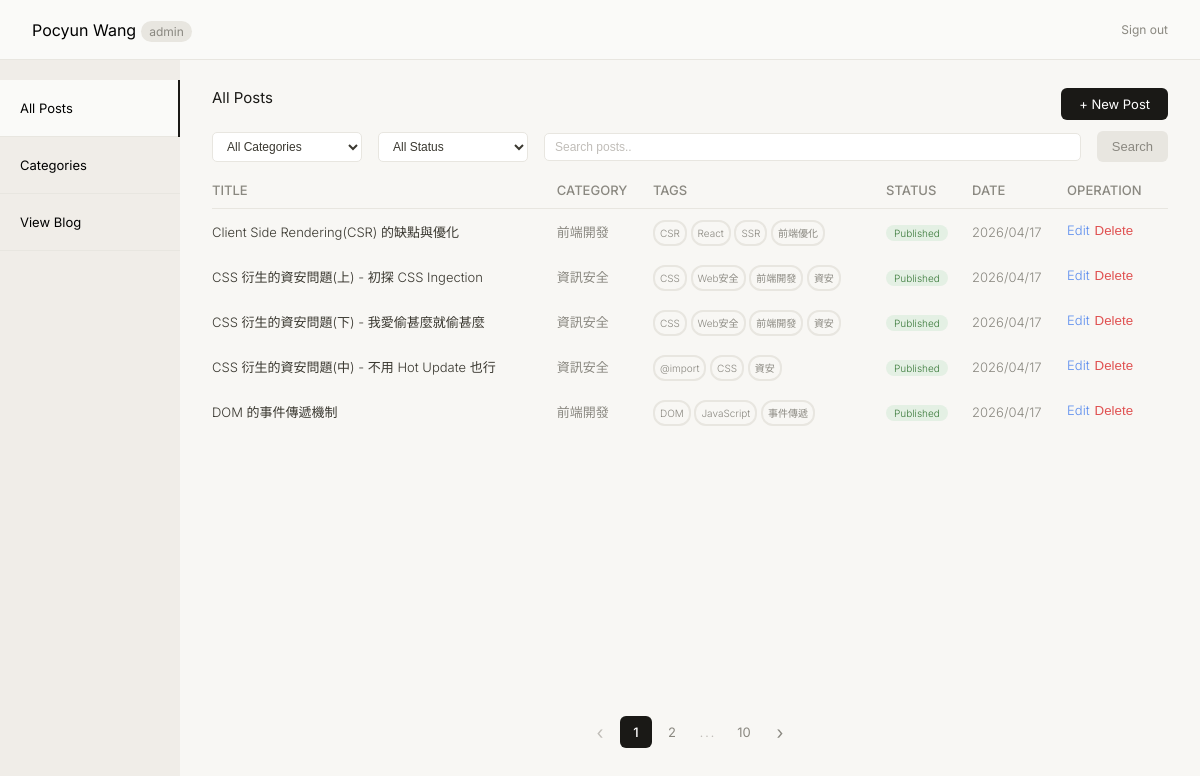
/admin/index.php (signed in), run on the app's committed database.
### tables this page shows
CREATE TABLE `posts` (
  `id` int(11) NOT NULL AUTO_INCREMENT,
  `title` varchar(255) DEFAULT NULL,
  `subTitle` varchar(255) DEFAULT NULL,
  `content` text DEFAULT NULL COMMENT 'Content of the post',
  `user_id` int(11) NOT NULL,
  `category_id` int(11) DEFAULT NULL,
  `status` enum('draft','published') NOT NULL DEFAULT 'draft',
  `cover_image` varchar(255) DEFAULT NULL,
  `selected` tinyint(1) NOT NULL DEFAULT 0,
  `updated_at` datetime DEFAULT current_timestamp() ON UPDATE current_timestamp(),
  `created_at` datetime DEFAULT current_timestamp(),
  PRIMARY KEY (`id`),
  KEY `posts_index_0` (`category_id`),
  KEY `posts_index_1` (`status`),
  KEY `posts_index_2` (`created_at`),
  KEY `posts_index_3` (`user_id`),
  CONSTRAINT `posts_categories` FOREIGN KEY (`category_id`) REFERENCES `categories` (`id`) ON DELETE SET NULL,
  CONSTRAINT `posts_users` FOREIGN KEY (`user_id`) REFERENCES `users` (`id`)
);

CREATE TABLE `categories` (
  `id` int(11) NOT NULL AUTO_INCREMENT,
  `name` varchar(255) NOT NULL,
  PRIMARY KEY (`id`),
  UNIQUE KEY `name` (`name`)
);

### utils.php (called while the page is built, shortened)
<?php
    function executeQuery($conn, $sql, $types, ...$params) {
        $stmt = $conn->prepare($sql);
        $stmt->bind_param($types, ...$params);
        if (!$stmt->execute()) return null;
        return $stmt->get_result();
    }
    function getValue($arr, $key) {
        return trim($arr[$key] ?? '');
    }
    function escape($str) {
        return htmlspecialchars($str, ENT_QUOTES);
    }
?>

### admin/index.php (the view, shortened to what this page needs)
<?php
  require_once('../conn.php');
  require_once('../utils.php');
  $active = 'All Posts';
  $currentPage = (int)($_GET['page'] ?? 1);
  $currentPage = max(1, $currentPage);
  $perPage = 5;
  $sql = "SELECT count(id) as count FROM posts";
  $categoryId = getValue($_GET, 'category_id');
  $status = getValue($_GET, 'status');
  $partialMatch = getValue($_GET, 'partial_match');
  $parameters = [];
  $placeHolder = '';
  $baseQueryParams = [
      'category_id'   => $categoryId,
      'status'        => $status,
      'partial_match' => $partialMatch,
  ];
  if ($placeHolder === '') {
    $countResult = $conn->query($sql);
  } else {
    $countResult = executeQuery($conn, $sql, $placeHolder, ...$parameters);
  }
  $row = $countResult->fetch_assoc();
  $total = $row['count'];
  if ($total !== 0) {
    $totalPages = ceil($total / $perPage);
    $currentPage = min($currentPage, $totalPages);
    $prevDisabled = $currentPage <= 1 ? 'disabled' : '';
    $nextDisabled = $currentPage >= $totalPages ? 'disabled' : '';
    $offset = ($currentPage - 1)*$perPage;
    $placeHolder .= 'ii';
    $sql = "
      SELECT
      p.id AS postId,
      p.title,
      p.subTitle,
      p.content,
      p.status,
      c.name AS categoryName,
      p.category_id,
      p.created_at,
      IFNULL(GROUP_CONCAT(DISTINCT t.name), '') AS tags
      FROM posts p
      LEFT JOIN categories c ON p.category_id = c.id
      LEFT JOIN post_tags pt ON p.id = pt.post_id
      LEFT JOIN tags t ON pt.tag_id = t.id
    ";
    $sql .= ' GROUP BY p.id';
    $sql .= ' ORDER BY p.created_at ASC LIMIT ? OFFSET ?';
    $postsResult = executeQuery($conn, $sql, $placeHolder, ...[...$parameters, $perPage, $offset]);
    $isPostFind = $postsResult && $postsResult->num_rows > 0;
  } else {
    $isPostFind = false;
  }
?>
<!DOCTYPE html>
<html lang="en">
<?php
  $localCSS = [
    'css/dist/admin-main.css',
  ];
  require_once('../template/head.php');
?>
  <body>
    <?php require_once('../template/admin/header.php'); ?>
      <?php require_once('../template/admin/side.php'); ?>
      <main>
        <div class="main-content__wrapper">
          <a class="btn btn-add" href="add.php">+ New Post</a>
          <div class="title">All Posts</div>
          <form method="GET" action="index.php">
            <div class="filters">
              <select class="selector category-selector" name="category_id">
                <option <?= $categoryId === '' ? 'selected' : '' ?> value="">All Categories</option>
              </select>
              <select class="selector status-selector"  name="status">
                <option <?= $status === '' ? 'selected' : '' ?> value="">All Status</option>
              </select>
              <input name="partial_match" class="post-content-selector" type="text" placeholder="Search posts.." value="<?= escape($partialMatch) ?>" />
              <button class="btn-search">Search</button>
            </div>
          </form>
          <?php if ($isPostFind): ?>
            <table class="post-table">
              <thead>
                <tr>
                  <th>TITLE</th>
                  <th>CATEGORY</th>
                  <th>TAGS</th>
                  <th>STATUS</th>
                  <th>DATE</th>
                  <th>OPERATION</th>
                </tr>
              </thead>
              <tbody>
                <?php while ($row = $postsResult->fetch_assoc()): ?>
                  <tr>
                    <td><?= escape($row['title']) ?></td>
                    <td><?= escape($row['categoryName']) ?></td>
                    <?php
                      $tags = empty($row['tags']) ? [] : explode(',', $row['tags']);
                    ?>
                    <td>
                      <?php foreach($tags as $tag): ?>
                        <span class="tag-chip"><?= escape($tag) ?></span>
                      <?php endforeach; ?>
                    </td>
                    <?php
                      $statusType = $row['status'] === 'published' ? 'Published' : 'Draft';
                      $statusClass = $row['status'] === 'published' ? 'status-published' : 'status-draft'
                    ?>
                    <td><span class="status-pill <?= $statusClass ?>"><?= $statusType ?></span></td>
                    <td><?= date('Y/m/d', strtotime(escape($row['created_at']))) ?></td>
                    <td class="tools">
                      <a href="edit.php?id=<?= (int)$row['postId'] ?>" class="btn-edit">Edit</a>
                      <form method="POST" action="delete.php?id=<?= (int)$row['postId'] ?>">
                        <button type="submit" class="btn-delete">Delete</button>
                      </form>
                    </td>
                  </tr>
                <?php endwhile; ?>
              </tbody>
            </table>
          <?php else: ?>
            <div class="nothing-found">nothing is found</div>
          <?php endif; ?>
        </div>
        <?php if ($isPostFind): ?>
          <?php require_once('../template/pagination.php'); ?>
        <?php endif; ?>
      </main>
  </body>
</html>

### template/head.php (shortened to what this page needs)
<?php
  require_once(__DIR__ . '/../utils.php');
?>
<head>
  <?php foreach ($localCSS as $css): ?>
    <link rel="stylesheet" href="<?= BASE_URL . escape($css); ?>">
  <?php endforeach; ?>
</head>

### template/admin/header.php
<header>
	<div class="site-name">Pocyun Wang<span>admin</span></div>
	<div class="btn btn-logout"><a href="logout.php">Sign out</a></div>
</header>

### template/admin/side.php
<side>
  <ul>
    <li class="<?= $active === 'All Posts' ? 'active' : '' ?>"><a href="index.php">All Posts</a></li>
    <li class="<?= $active === 'Categories' ? 'active' : '' ?>"><a href="categories.php">Categories</a></li>
    <li class="<?= $active === 'View Blog' ? 'active' : '' ?>"><a href="../index.php">View Blog</a></li>
  </ul>
</side>

### template/pagination.php (shortened to what this page needs)
<?php
  $baseQueryParams = isset($baseQueryParams) ? $baseQueryParams : [];
  function buildPageUrl($page, $baseParams) {
      return '?' . http_build_query(array_merge($baseParams, ['page' => $page]));
  }
?>
<div class="pagination">
  <a href="<?= buildPageUrl($currentPage - 1, $baseQueryParams) ?>" class="arrow <?= $prevDisabled ?>">&#8249;</a>
    <a href="<?= buildPageUrl($currentPage, $baseQueryParams) ?>" class="page active"><?= $currentPage ?></a>
  <?php if ($currentPage < $totalPages) { ?>
    <a href="<?= buildPageUrl($currentPage + 1, $baseQueryParams) ?>" class="page"><?= $currentPage + 1 ?></a>
  <?php } ?>
  <?php if ($currentPage + 3 <= $totalPages) { ?>
    <span class="dots">...</span>
  <?php } ?>
  <?php if ($currentPage + 2 <= $totalPages) { ?>
    <a href="<?= buildPageUrl($totalPages, $baseQueryParams) ?>" class="page"><?= $totalPages ?></a>
  <?php } ?>
  <a href="<?= buildPageUrl($currentPage + 1, $baseQueryParams) ?>" class="arrow <?= $nextDisabled ?>">&#8250;</a>
</div>

### data on the page
posts: title "Client Side Rendering(CSR) 的缺點與優化", category.name "前端開發", tag "CSR", tag "React", tag "SSR", tag "前端優化", status "Published", created_at "2026/04/17"
posts: title "CSS 衍生的資安問題(上) - 初探 CSS Ingection", category.name "資訊安全", tag "CSS", tag "Web安全", tag "前端開發", tag "資安", status "Published", created_at "2026/04/17"
posts: title "CSS 衍生的資安問題(下) - 我愛偷甚麼就偷甚麼", category.name "資訊安全", tag "CSS", tag "Web安全", tag "前端開發", tag "資安", status "Published", created_at "2026/04/17"
posts: title "CSS 衍生的資安問題(中) - 不用 Hot Update 也行", category.name "資訊安全", tag "@import", tag "CSS", tag "資安", status "Published", created_at "2026/04/17"
posts: title "DOM 的事件傳遞機制", category.name "前端開發", tag "DOM", tag "JavaScript", tag "事件傳遞", status "Published", created_at "2026/04/17"

### other printed values
$currentPage "1"
$currentPage + 1 "2"
$totalPages "10"
